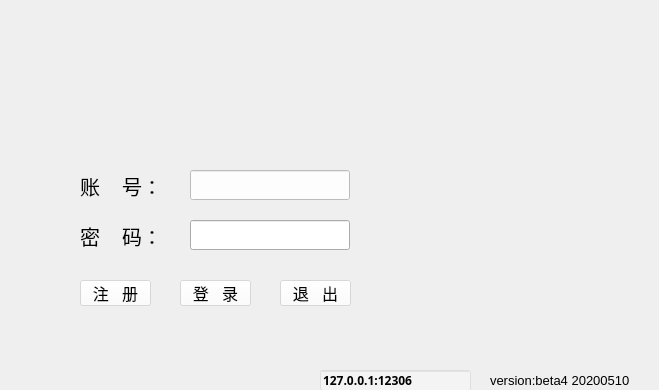
<?xml version="1.0" encoding="UTF-8"?>
<ui version="4.0">
 <class>login_window</class>
 <widget class="QWidget" name="login_window">
  <property name="geometry">
   <rect>
    <x>0</x>
    <y>0</y>
    <width>659</width>
    <height>390</height>
   </rect>
  </property>
  <property name="windowTitle">
   <string>Form</string>
  </property>
  <property name="styleSheet">
   <string notr="true">#Form{
background-image: url(:/login_bg2.png);
}</string>
  </property>
  <widget class="QLabel" name="user_label">
   <property name="geometry">
    <rect>
     <x>80</x>
     <y>170</y>
     <width>111</width>
     <height>31</height>
    </rect>
   </property>
   <property name="font">
    <font>
     <pointsize>15</pointsize>
    </font>
   </property>
   <property name="text">
    <string>账    号：</string>
   </property>
   <property name="textFormat">
    <enum>Qt::AutoText</enum>
   </property>
  </widget>
  <widget class="QLineEdit" name="user_lineEdit">
   <property name="geometry">
    <rect>
     <x>190</x>
     <y>170</y>
     <width>160</width>
     <height>30</height>
    </rect>
   </property>
   <property name="font">
    <font>
     <family>Verdana</family>
     <pointsize>15</pointsize>
     <weight>75</weight>
     <italic>false</italic>
     <bold>true</bold>
     <underline>false</underline>
     <strikeout>false</strikeout>
     <kerning>false</kerning>
    </font>
   </property>
   <property name="tabletTracking">
    <bool>true</bool>
   </property>
   <property name="styleSheet">
    <string notr="true">QLineEdit{
background-color: rgba(255, 255, 255, 90%)
}</string>
   </property>
   <property name="text">
    <string/>
   </property>
  </widget>
  <widget class="QLineEdit" name="passwd_lineEdit">
   <property name="geometry">
    <rect>
     <x>190</x>
     <y>220</y>
     <width>160</width>
     <height>30</height>
    </rect>
   </property>
   <property name="font">
    <font>
     <family>Verdana</family>
     <pointsize>15</pointsize>
     <weight>75</weight>
     <italic>false</italic>
     <bold>true</bold>
     <underline>false</underline>
     <strikeout>false</strikeout>
     <kerning>false</kerning>
    </font>
   </property>
   <property name="tabletTracking">
    <bool>true</bool>
   </property>
   <property name="text">
    <string/>
   </property>
   <property name="echoMode">
    <enum>QLineEdit::Password</enum>
   </property>
  </widget>
  <widget class="QLabel" name="passwd_label">
   <property name="geometry">
    <rect>
     <x>80</x>
     <y>220</y>
     <width>111</width>
     <height>31</height>
    </rect>
   </property>
   <property name="font">
    <font>
     <pointsize>15</pointsize>
    </font>
   </property>
   <property name="text">
    <string>密    码：</string>
   </property>
   <property name="textFormat">
    <enum>Qt::AutoText</enum>
   </property>
  </widget>
  <widget class="QPushButton" name="register_btn">
   <property name="geometry">
    <rect>
     <x>80</x>
     <y>280</y>
     <width>71</width>
     <height>26</height>
    </rect>
   </property>
   <property name="font">
    <font>
     <pointsize>12</pointsize>
    </font>
   </property>
   <property name="styleSheet">
    <string notr="true">QPushButton{
background-color: rgba(255, 255, 255, 50%)
}</string>
   </property>
   <property name="text">
    <string>注   册</string>
   </property>
   <property name="default">
    <bool>false</bool>
   </property>
   <property name="flat">
    <bool>false</bool>
   </property>
  </widget>
  <widget class="QPushButton" name="login_btn">
   <property name="geometry">
    <rect>
     <x>180</x>
     <y>280</y>
     <width>71</width>
     <height>26</height>
    </rect>
   </property>
   <property name="font">
    <font>
     <pointsize>12</pointsize>
    </font>
   </property>
   <property name="styleSheet">
    <string notr="true">QPushButton{
background-color: rgba(255, 255, 255, 50%)
}</string>
   </property>
   <property name="text">
    <string>登   录</string>
   </property>
   <property name="default">
    <bool>false</bool>
   </property>
   <property name="flat">
    <bool>false</bool>
   </property>
  </widget>
  <widget class="QPushButton" name="quit_btn">
   <property name="geometry">
    <rect>
     <x>280</x>
     <y>280</y>
     <width>71</width>
     <height>26</height>
    </rect>
   </property>
   <property name="font">
    <font>
     <pointsize>12</pointsize>
    </font>
   </property>
   <property name="styleSheet">
    <string notr="true">QPushButton{
background-color: rgba(255, 255, 255, 50%)
}</string>
   </property>
   <property name="text">
    <string>退   出</string>
   </property>
   <property name="default">
    <bool>false</bool>
   </property>
   <property name="flat">
    <bool>false</bool>
   </property>
  </widget>
  <widget class="QLabel" name="version_label">
   <property name="geometry">
    <rect>
     <x>490</x>
     <y>370</y>
     <width>141</width>
     <height>21</height>
    </rect>
   </property>
   <property name="font">
    <font>
     <family>Arial</family>
     <pointsize>10</pointsize>
    </font>
   </property>
   <property name="text">
    <string>version:beta4 20200510</string>
   </property>
  </widget>
  <widget class="QLineEdit" name="server_ip_lineEdit">
   <property name="geometry">
    <rect>
     <x>320</x>
     <y>370</y>
     <width>151</width>
     <height>21</height>
    </rect>
   </property>
   <property name="font">
    <font>
     <family>Trebuchet MS</family>
     <pointsize>9</pointsize>
     <weight>75</weight>
     <italic>false</italic>
     <bold>true</bold>
     <underline>false</underline>
     <strikeout>false</strikeout>
     <kerning>false</kerning>
    </font>
   </property>
   <property name="tabletTracking">
    <bool>true</bool>
   </property>
   <property name="styleSheet">
    <string notr="true">QLineEdit{
background-color: rgba(255, 255, 255, 30%)
}</string>
   </property>
   <property name="text">
    <string>127.0.0.1:12306</string>
   </property>
  </widget>
 </widget>
 <tabstops>
  <tabstop>user_lineEdit</tabstop>
  <tabstop>passwd_lineEdit</tabstop>
  <tabstop>login_btn</tabstop>
  <tabstop>register_btn</tabstop>
  <tabstop>quit_btn</tabstop>
  <tabstop>server_ip_lineEdit</tabstop>
 </tabstops>
 <resources>
  <include location="pic.qrc"/>
 </resources>
 <connections/>
</ui>
